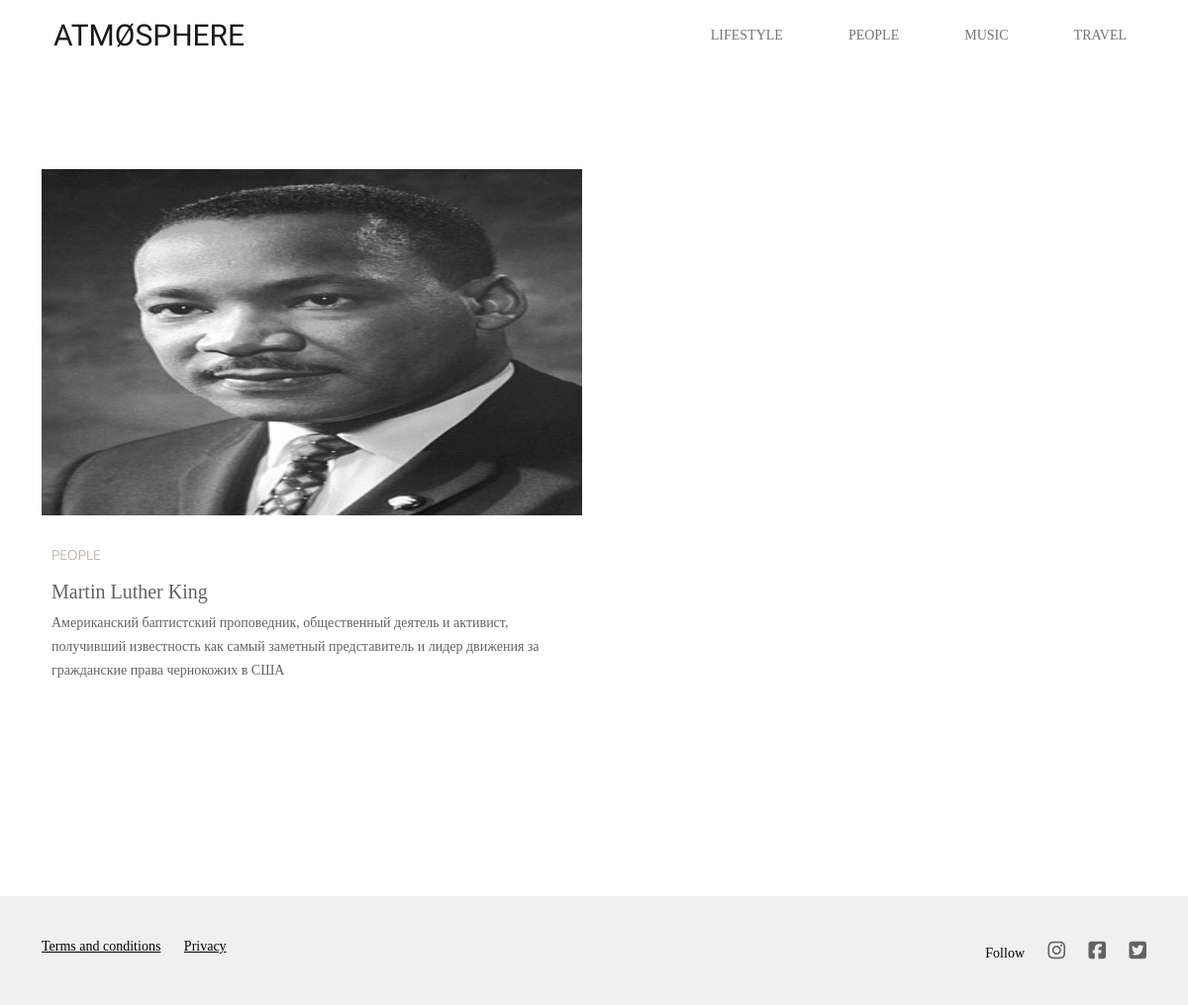
Screenshot of /people with the database file from the repository.
### app.py (models this page shows, shortened)
class Article(db.Model):
    id = db.Column(db.Integer, primary_key=True)
    post_category = db.Column(db.String(30), nullable=False)
    name_img = db.Column(db.String(70), nullable=False)
    post_title = db.Column(db.String(100), nullable=False)
    card_text = db.Column(db.Text(), nullable=False)
    post_text = db.Column(db.Text(), nullable=False)
    date = db.Column(db.DateTime, default=datetime.utcnow)

### app.py (the view)
@app.route('/people')
def people():
    articles = Article.query.filter(Article.post_category == 'People').all()
    return render_template('people.html', articles=articles)

### templates/people.html (shortened to what this page needs)
{% extends 'base.html' %}
{% block div %}
{% if articles|length>0 %}
    {% for el in articles %}
    <div class="col-md-6">
        <div class="card">
            <a href="/posts/{{ el.id }}"><img src="static/img/{{el.name_img}}" class="card-img-top" alt="..."></a>
            <div class="card-body">
                <h3 class="post-category">{{el.post_category}}</h3>
            <h5 class="post-title">{{el.post_title}}</h5>
            <p class="card-text">{{el.card_text}}</p>
            </div>
        </div>
    </div>
    {% endfor %}
{% else %}
    <p>У нас еще нет статей на сайте</p>
    {% endif %}
{%endblock%}

### static/css/style.css (style rules this page uses)
body { min-width: 320px; font-size: 14px; font-family: 'Playfair Display', serif; color: #626262; }
img { max-width: 100%; height: auto; }
a { color: #b4ad9e; }
p { line-height: 1.5rem; }
h2, h3 { margin: 1rem 0; font-size: 30px; }
.post-category, .link-more { font-family: 'Ubuntu', sans-serif; font-size: 14px; color: #b4ad9e; text-transform: uppercase; font-weight: 300; }
.grid-posts .card { border:0px; margin-bottom:100px; }
.grid-posts .card-body { padding-left: 0; padding-right: 0; }
.grid-posts .card-img-top { max-height: 350px; border-radius: 0; }
.card-text, .card-body h5,h3 { padding-left:10px; }

### rows the page displays
Article: name_img (picture), post_category "PEOPLE", post_title "Martin Luther King", card_text "Американский баптистский проповедник, общественный деятель и активист, получивший известность как самый заметный представитель и лидер движения за гражданские права чернокожих в США"
